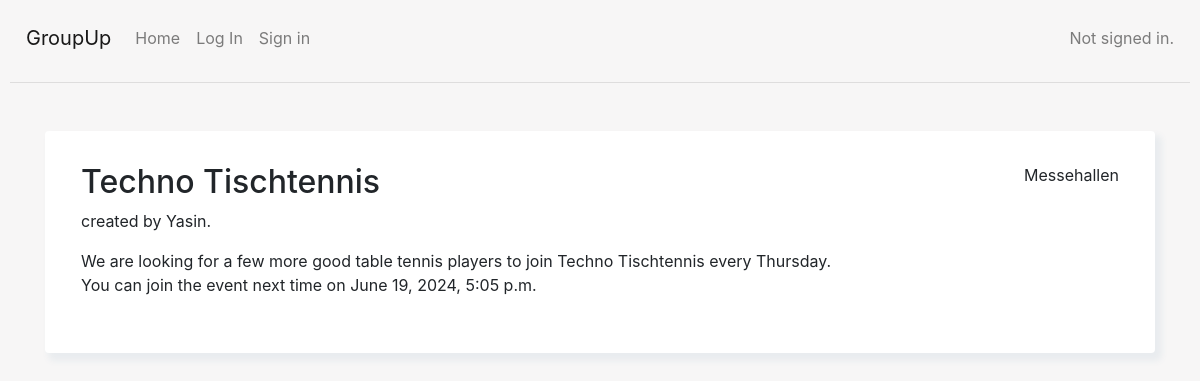
/group_detail/2/, run on the app's committed database.
### capstone/models.py (models this page shows, shortened)
class Group(models.Model):
    name = models.CharField(max_length=200)
    description = models.CharField(max_length=200)
    location = models.CharField(max_length=200)
    activity = models.ForeignKey(Activity, on_delete=models.CASCADE, default=None)
    time_and_date = models.DateTimeField(default=None)
    users = models.ManyToManyField(User)
    creator = models.ForeignKey(User, on_delete=models.CASCADE, default=None, related_name='creator')
    recurring = models.BooleanField(default=False)

### capstone/views.py (the view, shortened to what this page needs)
# urls.py: path("group_detail/<int:group_id>/", views.group_detail, name="group_detail"),
def group_detail(request, group_id):
    group = Group.objects.get(id=group_id)
    if (group.time_and_date >= timezone.now()):
        next_event_date = group.time_and_date
    else:
        next_event_date = None
    return render(request, 'capstone/group_detail.html', {'group': group, 'next_event_date': next_event_date,})

### capstone/templates/capstone/group_detail.html (shortened to what this page needs)
{% extends "capstone/layout.html" %}
{% block body %}
{% load static %}
<div class="container mt-5">
    <div class="card p-3 mt-2">
        <div class="untereBox">
        <div class="d-flex justify-content-between">
            <h2>{{ group.name }}</h2>
            <p>{{ group.location }}</p>
        </div>
        <p>created by {{ group.creator }}.</p>
        {{ group.description }}
        <br>
        {% if next_event_date is not null %}
        You can join the event next time on {{ next_event_date }}
        {% elif next_event_date is null %}
        There are no group events upcoming, the last event was on {{ group.time_and_date }}, <br/>
        wait till the creator is updating the dates or <a href="{% url 'create_group' %}">create your own group</a>.
        {% endif %}
        <br>
        <br>
        </div>
    </div>
</div>
{% endblock %}

### capstone/static/capstone/styles.css (style rules this page uses)
body { padding: 10px; background-color: #f7f6f6; }
.untereBox { padding: 16px; padding-right: 20px; padding-left: 20px; }
.card { border: none; box-shadow: 5px 6px 6px 2px #e9ecef; border-radius: 4px; }

### data on the page
Group: name "Techno Tischtennis", location "Messehallen", creator "Yasin", description "We are looking for a few more good table tennis players to join Techno Tischtennis every Thursday.", time_and_date "June 19, 2024, 5:05 p.m."
